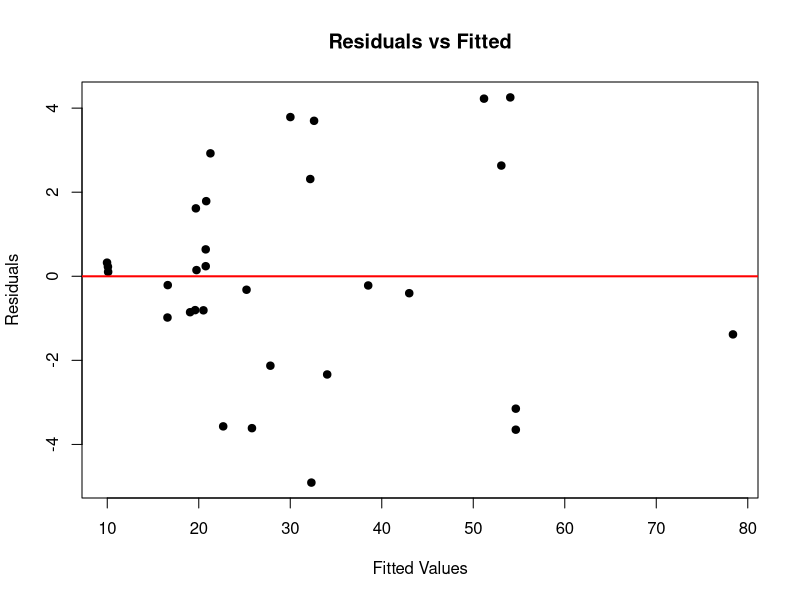
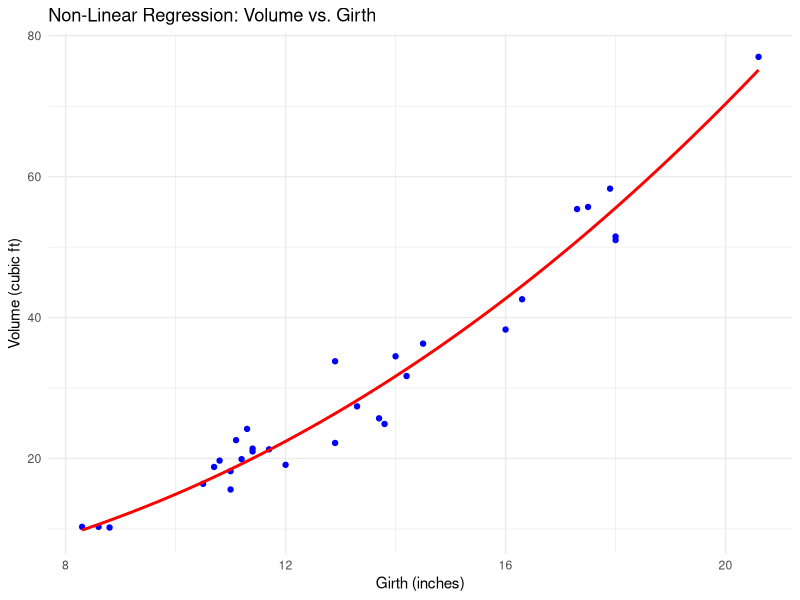
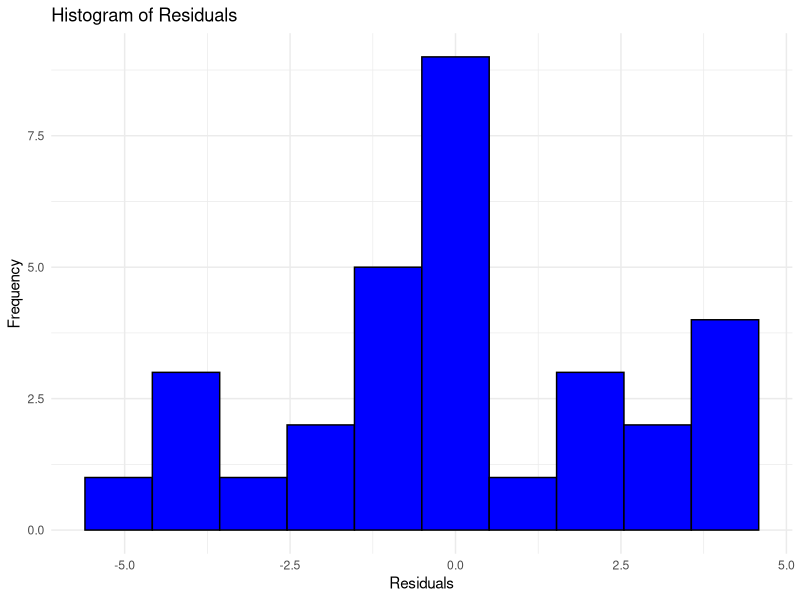
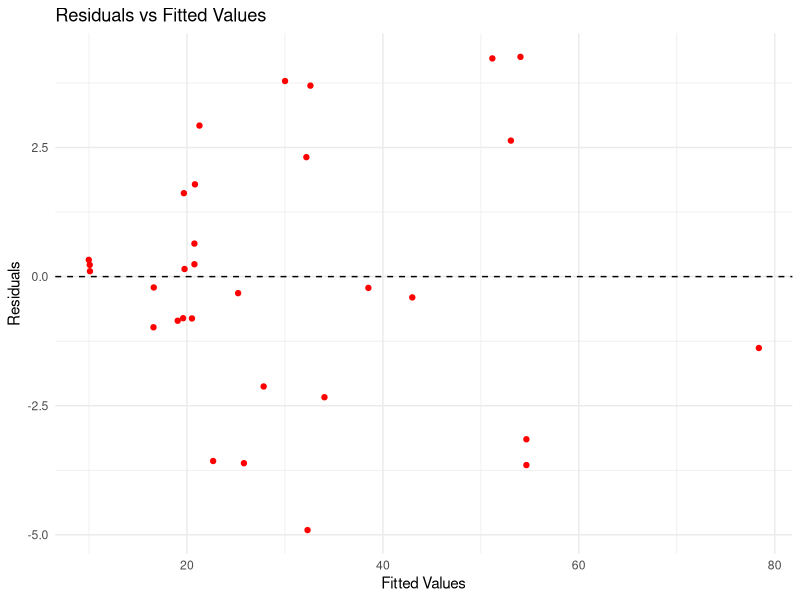
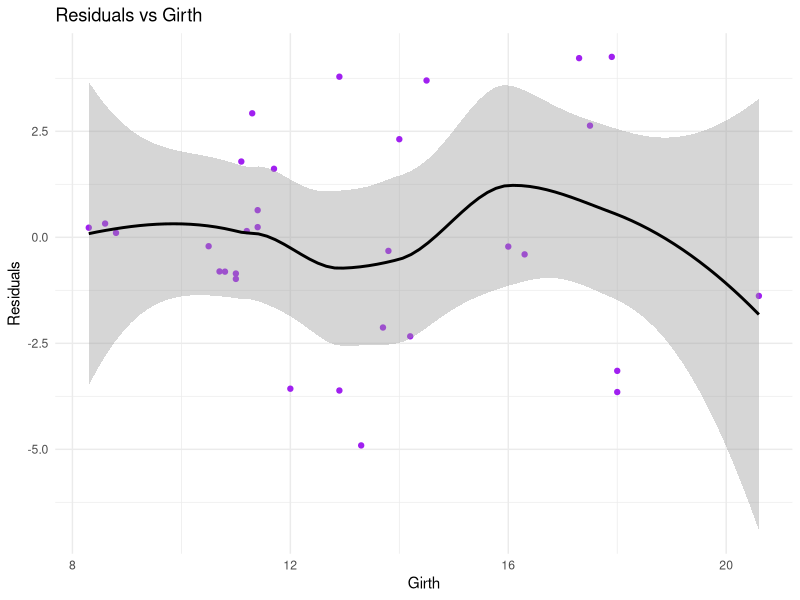
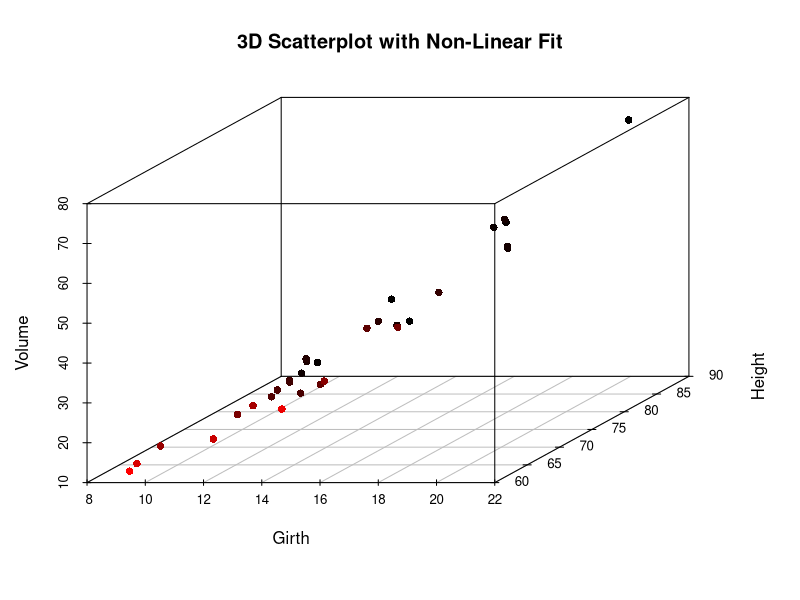

Write the R code that produced these figures, in order.
# Load data
data(trees)

# Non-linear model: Volume = β0 * Girth^β1 * Height^β2
nonlinear_model <- nls(
  Volume ~ b0 * Girth^b1 * Height^b2, 
  data = trees,
  start = list(b0 = 0.1, b1 = 2, b2 = 1)  # Initial guesses
)

# View model summary
summary(nonlinear_model)

# Residuals plot
plot(fitted(nonlinear_model), residuals(nonlinear_model), 
     main = "Residuals vs Fitted", 
     xlab = "Fitted Values", ylab = "Residuals", pch = 19)
abline(h=0, col="red", lwd=2)

new_data <- data.frame(Girth = c(10, 15), Height = c(70, 80))
predict(nonlinear_model, newdata = new_data)

library(ggplot2)

# Scatter plot of original data
ggplot(trees, aes(x = Girth, y = Volume)) +
  geom_point(color = "blue") +  # Data points
  stat_smooth(method = "nls", 
              formula = y ~ b0 * x^b1, 
              method.args = list(start = list(b0 = 1, b1 = 2)), 
              se = FALSE, 
              col = "red") +  # Non-linear regression line
  labs(title = "Non-Linear Regression: Volume vs. Girth",
       x = "Girth (inches)", 
       y = "Volume (cubic ft)") +
  theme_minimal()
residuals(nonlinear_model)
shapiro.test(residuals(nonlinear_model))

ggplot(data.frame(residuals = residuals(nonlinear_model)), aes(x = residuals)) +
  geom_histogram(color = "black", fill = "blue", bins = 10) +
  labs(title = "Histogram of Residuals", x = "Residuals", y = "Frequency") +
  theme_minimal()

ggplot(data.frame(fitted = fitted(nonlinear_model), residuals = residuals(nonlinear_model)), 
       aes(x = fitted, y = residuals)) +
  geom_point(color = "red") +
  geom_hline(yintercept = 0, linetype = "dashed") +
  labs(title = "Residuals vs Fitted Values", x = "Fitted Values", y = "Residuals") +
  theme_minimal()

ggplot(data.frame(Girth = trees$Girth, Residuals = residuals(nonlinear_model)), 
       aes(x = Girth, y = Residuals)) +
  geom_point(color = "purple") +
  geom_smooth(method = "loess", col = "black") +
  labs(title = "Residuals vs Girth", x = "Girth", y = "Residuals") +
  theme_minimal()



library(scatterplot3d)

# 3D Scatterplot with non-linear regression
scatterplot3d(
  trees$Girth, trees$Height, trees$Volume,
  main = "3D Scatterplot with Non-Linear Fit",
  xlab = "Girth",
  ylab = "Height",
  zlab = "Volume",
  pch = 16,
  highlight.3d = TRUE
)

new_data <- data.frame(Girth = c(10, 15), Height = c(70, 80))
predict(nonlinear_model, newdata = new_data)
